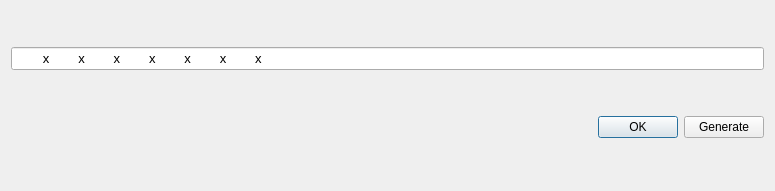
<?xml version="1.0" encoding="UTF-8"?>
<ui version="4.0">
 <class>Dialog</class>
 <widget class="QDialog" name="Dialog">
  <property name="geometry">
   <rect>
    <x>0</x>
    <y>0</y>
    <width>775</width>
    <height>191</height>
   </rect>
  </property>
  <property name="windowTitle">
   <string>Dialog</string>
  </property>
  <layout class="QVBoxLayout" name="verticalLayout">
   <item>
    <layout class="QHBoxLayout" name="horizontalLayout">
     <item>
      <widget class="QLineEdit" name="lineEdit">
       <property name="font">
        <font>
         <pointsize>10</pointsize>
        </font>
       </property>
       <property name="inputMask">
        <string>HHHHHHHH\xHHHHHHHH\xHHHHHHHH\xHHHHHHHH\xHHHHHHHH\xHHHHHHHH\xHHHHHHHH\xHHHHHHHH; </string>
       </property>
      </widget>
     </item>
    </layout>
   </item>
   <item>
    <layout class="QHBoxLayout">
     <property name="spacing">
      <number>6</number>
     </property>
     <property name="margin">
      <number>0</number>
     </property>
     <item>
      <spacer>
       <property name="orientation">
        <enum>Qt::Horizontal</enum>
       </property>
       <property name="sizeHint" stdset="0">
        <size>
         <width>131</width>
         <height>31</height>
        </size>
       </property>
      </spacer>
     </item>
     <item>
      <widget class="QPushButton" name="okButton">
       <property name="text">
        <string>OK</string>
       </property>
      </widget>
     </item>
     <item>
      <widget class="QPushButton" name="generateButton">
       <property name="text">
        <string>Generate</string>
       </property>
       <property name="autoDefault">
        <bool>false</bool>
       </property>
      </widget>
     </item>
    </layout>
   </item>
  </layout>
 </widget>
 <resources/>
 <connections>
  <connection>
   <sender>okButton</sender>
   <signal>clicked()</signal>
   <receiver>Dialog</receiver>
   <slot>accept()</slot>
   <hints>
    <hint type="sourcelabel">
     <x>683</x>
     <y>132</y>
    </hint>
    <hint type="destinationlabel">
     <x>96</x>
     <y>190</y>
    </hint>
   </hints>
  </connection>
 </connections>
</ui>
